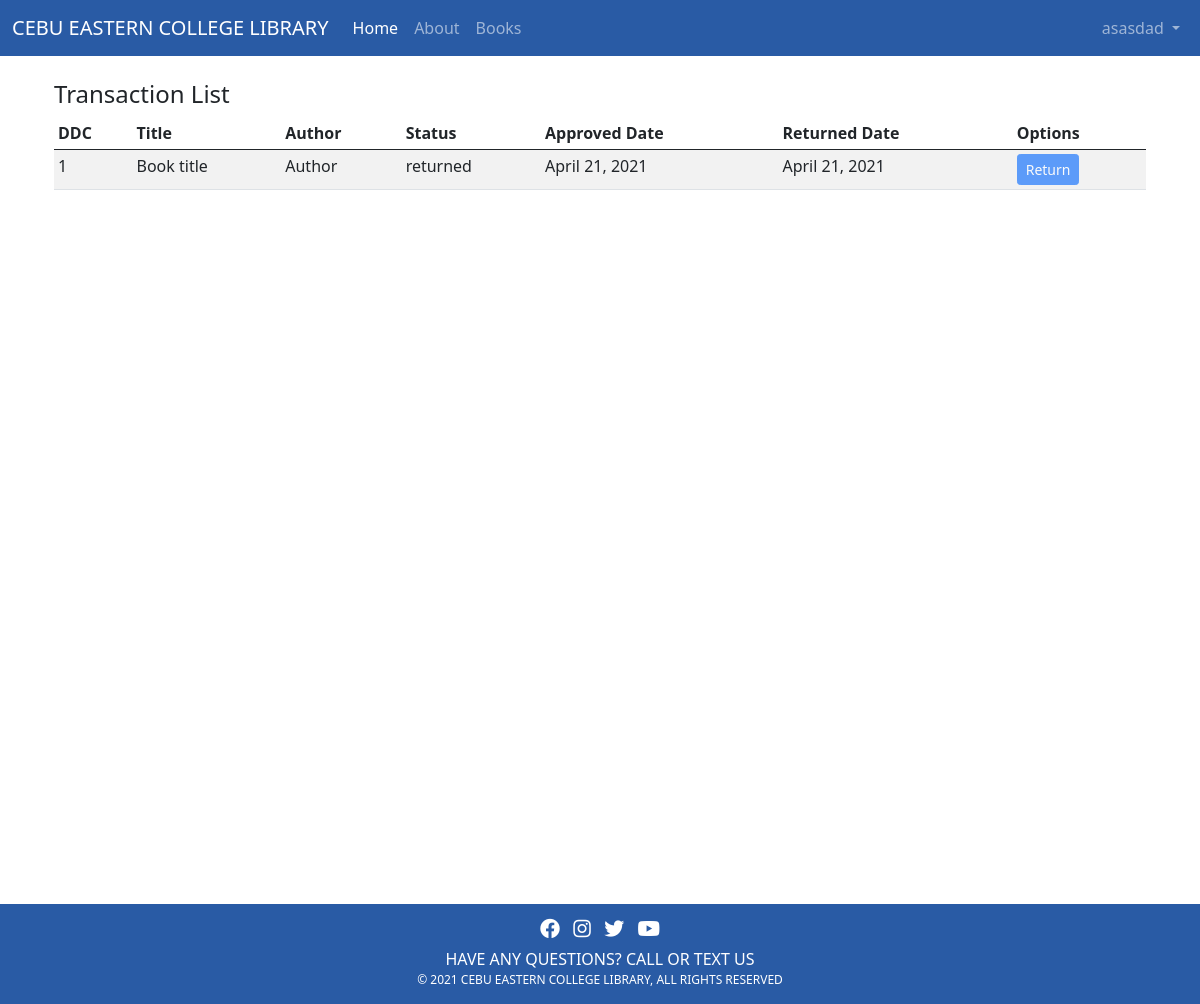
Before: /dashboards/teachers/transactions.php (signed in) with the older database file.
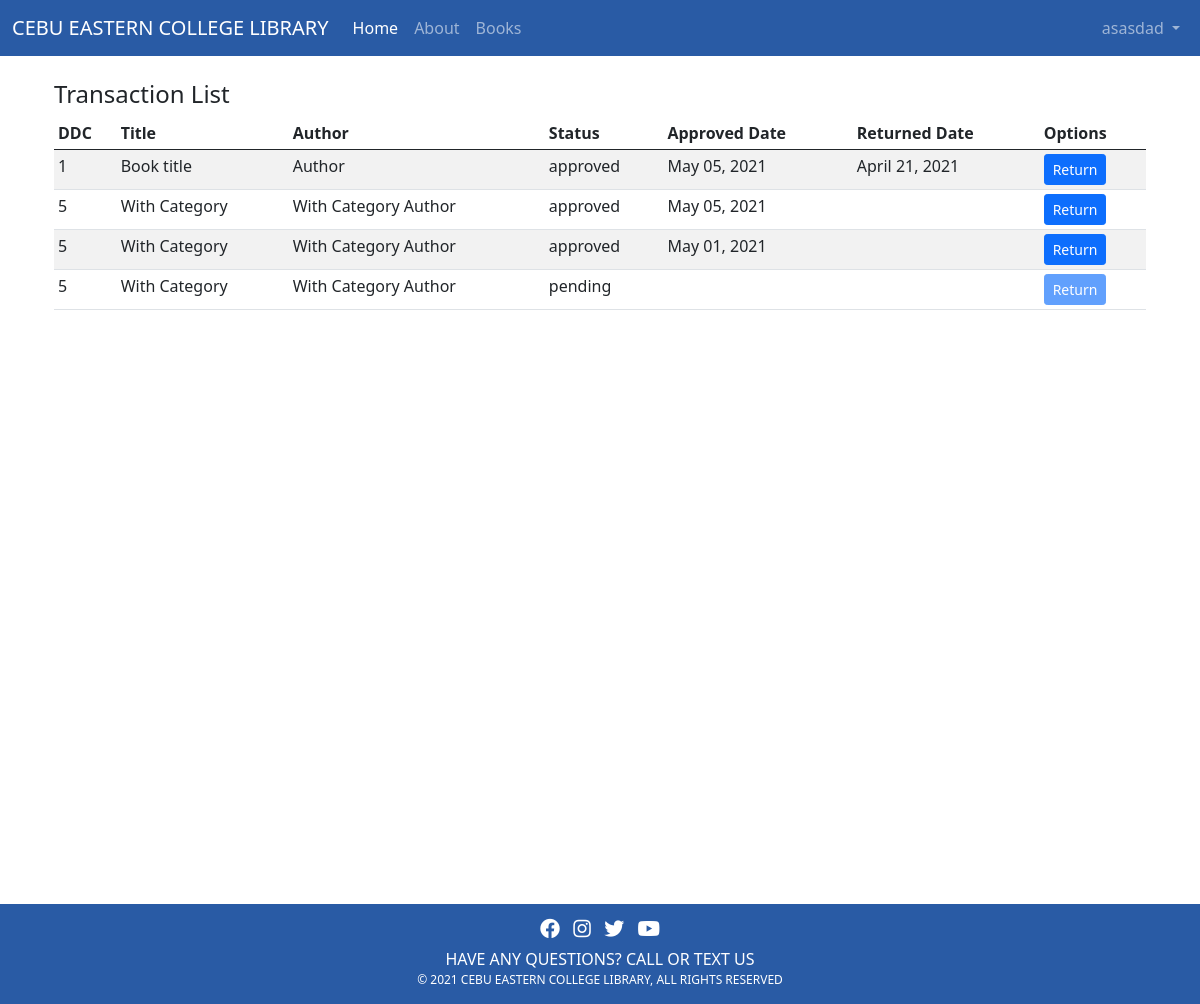
After: the same page with the newer database file.
### tables this page shows
CREATE TABLE `reservations` (
  `id` int(11) NOT NULL,
  `book_id` int(11) NOT NULL,
  `user_id` int(11) NOT NULL,
  `approver_id` int(11) NOT NULL,
  `approved_by` varchar(255) NOT NULL,
  `status` varchar(255) NOT NULL,
  `return_date` timestamp NULL DEFAULT NULL,
  `penalty_id` int(11) DEFAULT NULL,
  `approved_date` timestamp NULL DEFAULT NULL,
  `created_at` timestamp NOT NULL DEFAULT current_timestamp(),
  `updated_at` timestamp NOT NULL DEFAULT current_timestamp()
);

CREATE TABLE `books` (
  `id` int(11) NOT NULL,
  `ddc` varchar(255) NOT NULL,
  `description` varchar(255) NOT NULL,
  `category_id` int(11) NOT NULL,
  `author` varchar(255) NOT NULL,
  `edition_number` varchar(255) NOT NULL,
  `place_of_publication` varchar(255) NOT NULL,
  `publisher` varchar(255) NOT NULL,
  `copyright` varchar(255) NOT NULL,
  `status` varchar(255) NOT NULL DEFAULT 'published',
  `created_at` timestamp NOT NULL DEFAULT current_timestamp(),
  `updated_at` timestamp NOT NULL DEFAULT current_timestamp() ON UPDATE current_timestamp()
);

### db/connection.php (called while the page is built, shortened)
<?php
function connect() {
    try {
        return new PDO("mysql:host=localhost;dbname=librarysrs","root","");
    } catch (PDOException $e) {
        echo $e->getMessage();
    }
}
function getRecordsWithCondition($table, $field, $condition){
    $conn = connect();
    $sql = "SELECT * FROM $table WHERE $field = ?";
    $stmt = $conn->prepare($sql);
    $stmt->execute(array($condition));
    $row = $stmt->fetchAll();
    return $row;
}
function getRecord($table, $field, $id) {
    $conn = connect();
    $sql = "SELECT * FROM $table WHERE $field = ?";
    $stmt = $conn->prepare($sql);
    $stmt->execute(array($id));
    $row = $stmt->fetch(PDO::FETCH_ASSOC);
    return $row;
}
?>

### dashboards/teachers/transactions.php (the view, shortened to what this page needs)
<?php include 'inc/header.php' ?>
<?php include '../../db/connection.php' ?>
<?php
$borrowedList = getRecordsWithCondition('reservations','user_id', $_SESSION['user']['userId']);
?>
<div class="container h-100 p-4">
<h4>Transaction List</h4>
       <div class="table-responsive">
            <table class="table table-striped table-sm">
              <thead>
                <tr>
                  <th>DDC</th>
                  <th>Title</th>
                  <th>Author</th>
                  <th>Status</th>
                  <th>Approved Date</th>
                  <th>Returned Date</th>
                  <th>Options</th>
                </tr>
              </thead>
              <tbody>
              <?php foreach($borrowedList as $borrowed) { ?>
              <?php $book = getRecord('books', 'id', $borrowed['book_id']); ?>
                <tr>
                  <td><?php echo $book['id']?></td>
                  <td><?php echo $book['ddc'] ?></td>
                  <td><?php echo $book['author'] ?></td>
                  <td><?php echo $borrowed['status'] ?></td>
                  <td><?php echo $borrowed['approved_date'] ? date_format(date_create($borrowed['approved_date']), 'F d, Y') : '' ?></td>
                  <td><?php echo $borrowed['return_date'] ? date_format(date_create($borrowed['return_date']), 'F d, Y') : '' ?></td>
                  <td>
                    <form method="post">
                      <input type="submit" <?php echo ($borrowed['status'] == 'returned' || $borrowed['status'] == 'pending') ? 'disabled': '' ?>  name="approvedBtn" value="Return" class="btn btn-primary btn-sm">
                    </form>
                  </td>
                </tr>
              <?php } ?>
              </tbody>
            </table>
          </div>
          </div>
<?php include 'inc/footer.php' ?>

Changed rows visible on the page:
changed reservations "April 21, 2021": status "returned" → "approved"; approved_date "April 21, 2021" → "May 05, 2021"
added reservations: book "5", book.ddc "With Category", book.author "With Category Author", status "approved", approved_date "May 05, 2021", approvedBtn "Return"
added reservations: book "5", book.ddc "With Category", book.author "With Category Author", status "approved", approved_date "May 01, 2021", approvedBtn "Return"
added reservations: book "5", book.ddc "With Category", book.author "With Category Author", status "pending", approvedBtn "Return"
